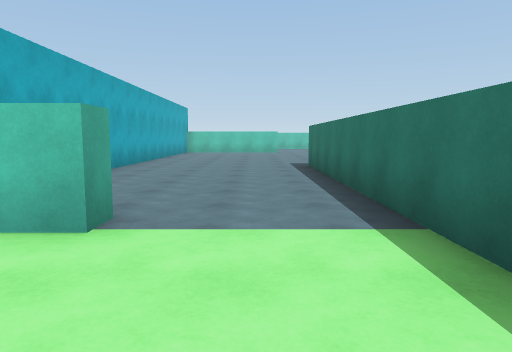
[1] (above)

17 first-person views from a walk through a scene from a Unity 3-D project. The camera is 1.4 m above the floor, tilts 6° down and sees 70° across. The floor is counted in squares, 2 m on a side. Each view is taken from the middle of a square. On the plan, view 1 faces up. The plan holds only what a view shows up to about 11 squares ahead; the rest is blank.

[2]
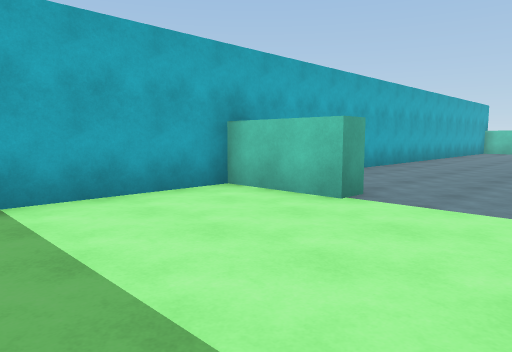

[3]
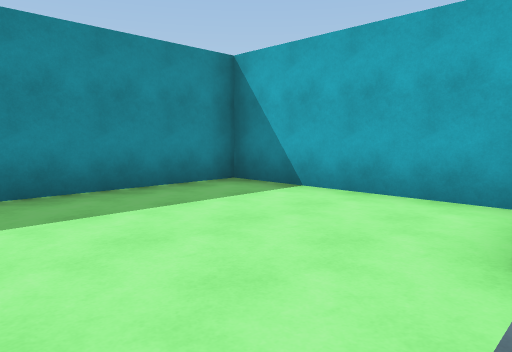

[4]
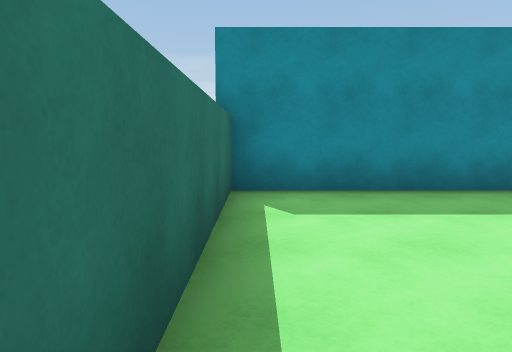

[5]
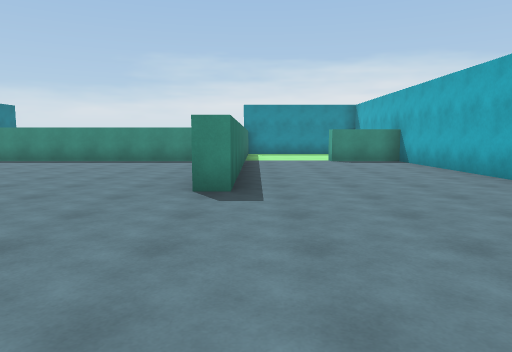

[6]
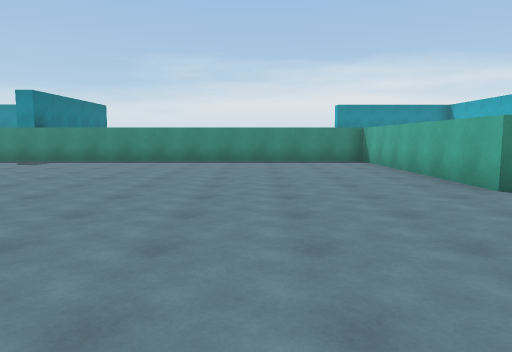

[7]
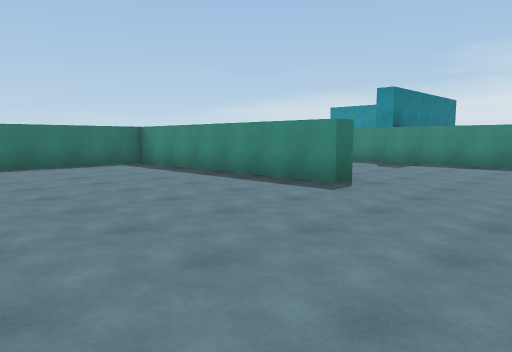

[8]
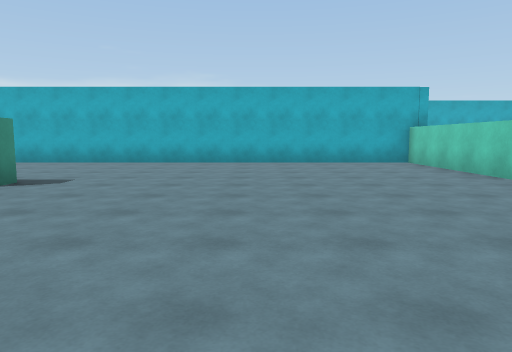

[9]
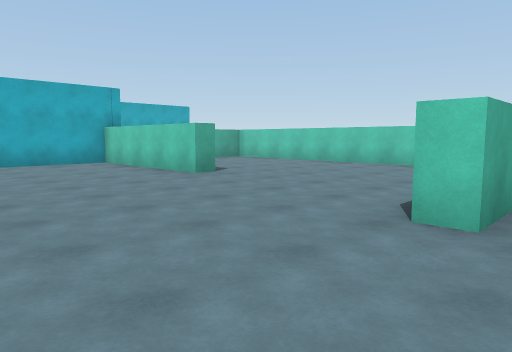

[10]
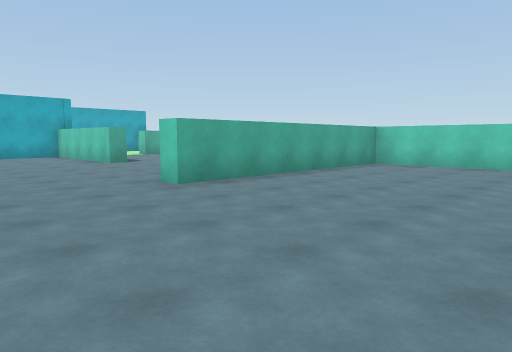

[11]
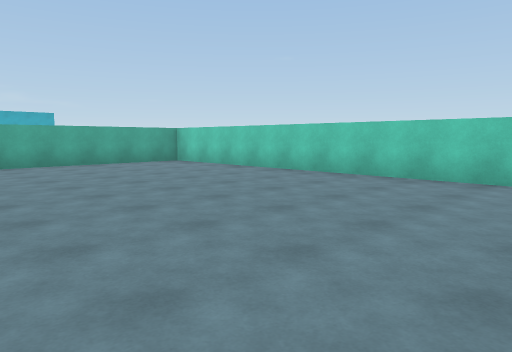

[12]
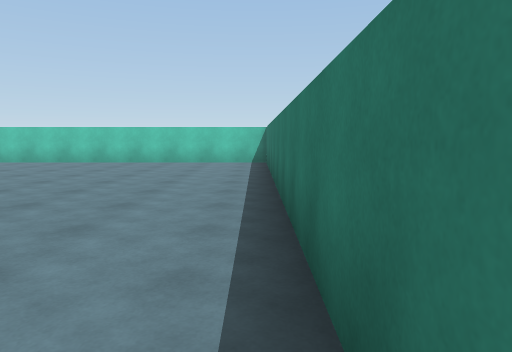

[13]
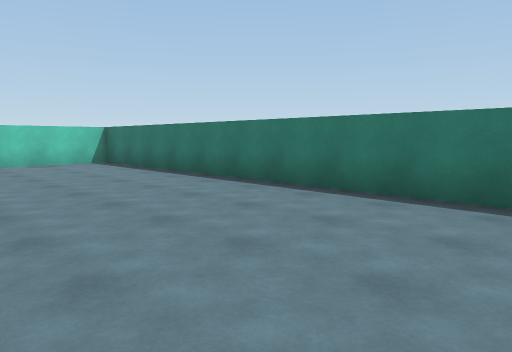

[14]
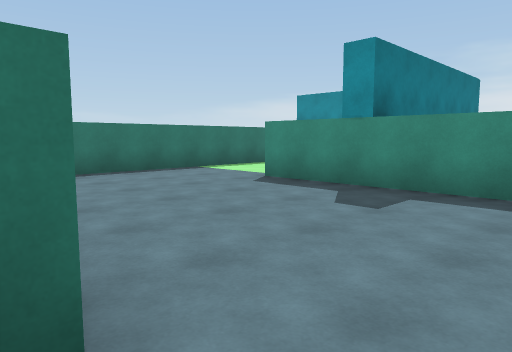

[15]
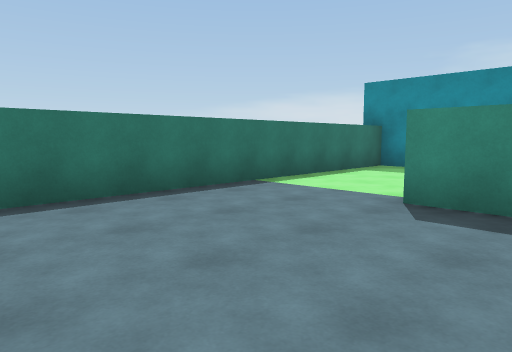

[16]
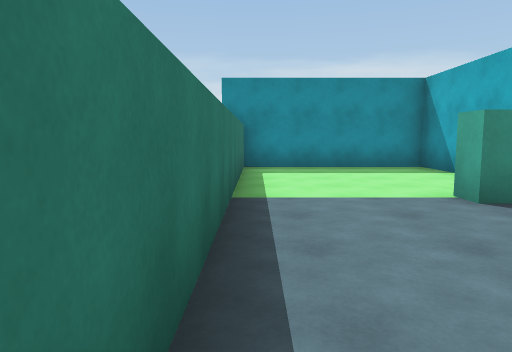

[17]
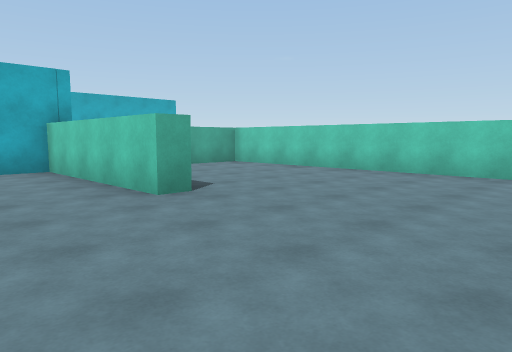

### Floor plan
Ten units are one square. View 1 is at (0, 0); x grows to the right and y downward. Boxes are objects, and circles mark ways between rooms. Rooms are numbered by the first view taken in them; rooms with no view inside come last. Other rooms are left out.
<svg viewBox="-38 -228 206 251">
<path fill="none" stroke="#000" d="M-12 -26 -33 -26 -33 18 13 18 13 -34M101 -75 101 -81 163 -81 163 -223 63 -223 63 -160 58 -160M10 -179 10 -173 -33 -173 -33 -31 -12 -31 -12 -26M13 -34 13 -93 18 -93 18 -31 136 -31 136 -26M38 -223 -33 -223 -33 -206M120 2 120 18 163 18 163 -66"/>
<circle cx="-5" cy="-35" r="3" fill="#2a7"/>
<text x="-10" y="-10">1</text>
<text x="70" y="-120">2</text>
</svg>
Room 1 opens to room 2.

Where each view was taken, in squares from view 1:
view 1: 0 up, 0 right, facing up
view 2: 1 down, 1 right, facing up-left
view 3: 3 up, 1 right, facing down-left
view 4: 3 up, 1 right, facing down
view 5: 14 up, 1 right, facing down
view 6: 14 up, 5 right, facing down
view 7: 13 up, 7 right, facing down-right
view 8: 13 up, 7 right, facing left
view 9: 13 up, 7 right, facing up-left
view 10: 13 up, 11 right, facing up-left
view 11: 16 up, 16 right, facing up-left
view 12: 12 up, 16 right, facing up
view 13: 12 up, 12 right, facing up-right
view 14: 8 up, 9 right, facing down-right
view 15: 7 up, 12 right, facing down-right
view 16: 7 up, 16 right, facing down
view 17: 15 up, 5 right, facing up-left
